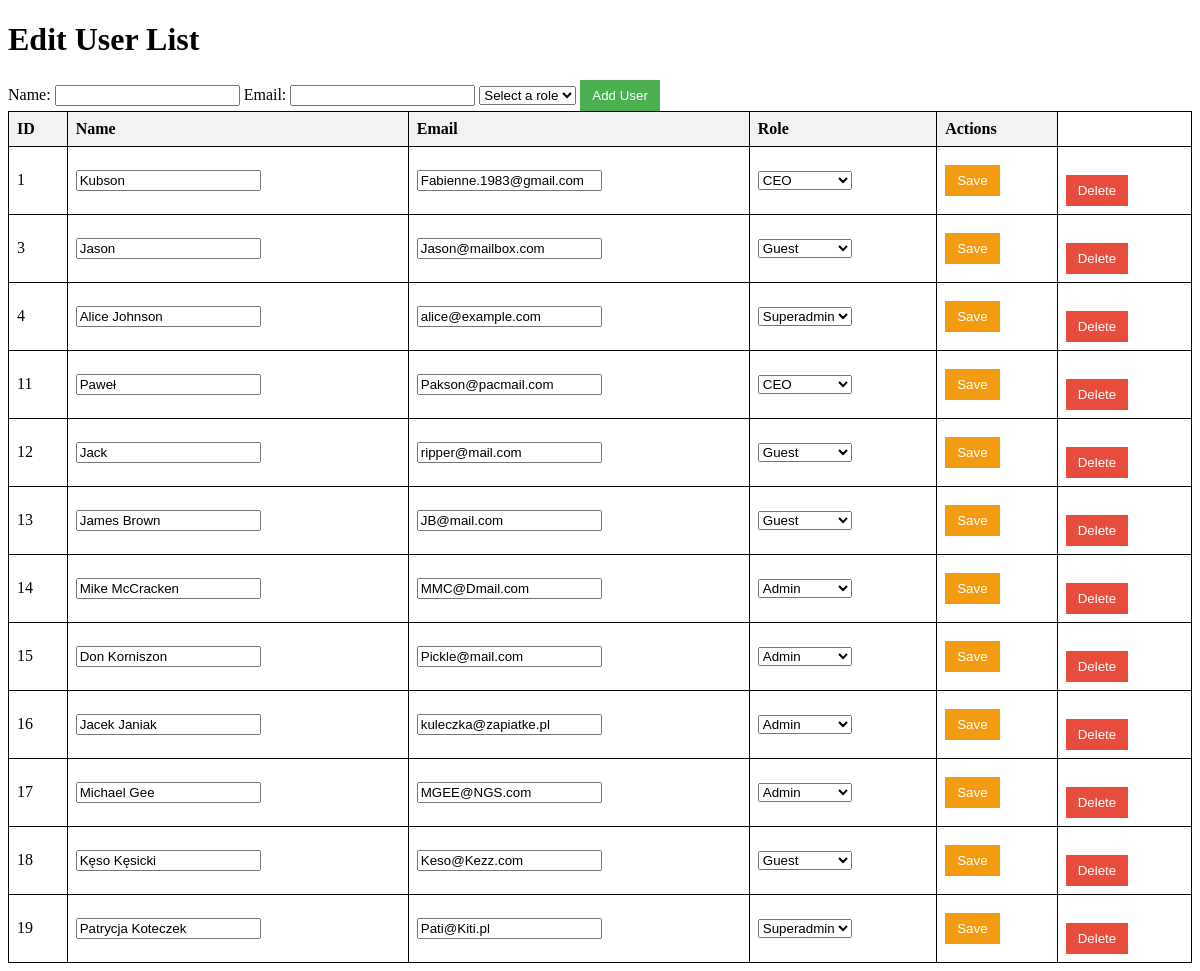
Page /users/edit/ on the earlier database version.
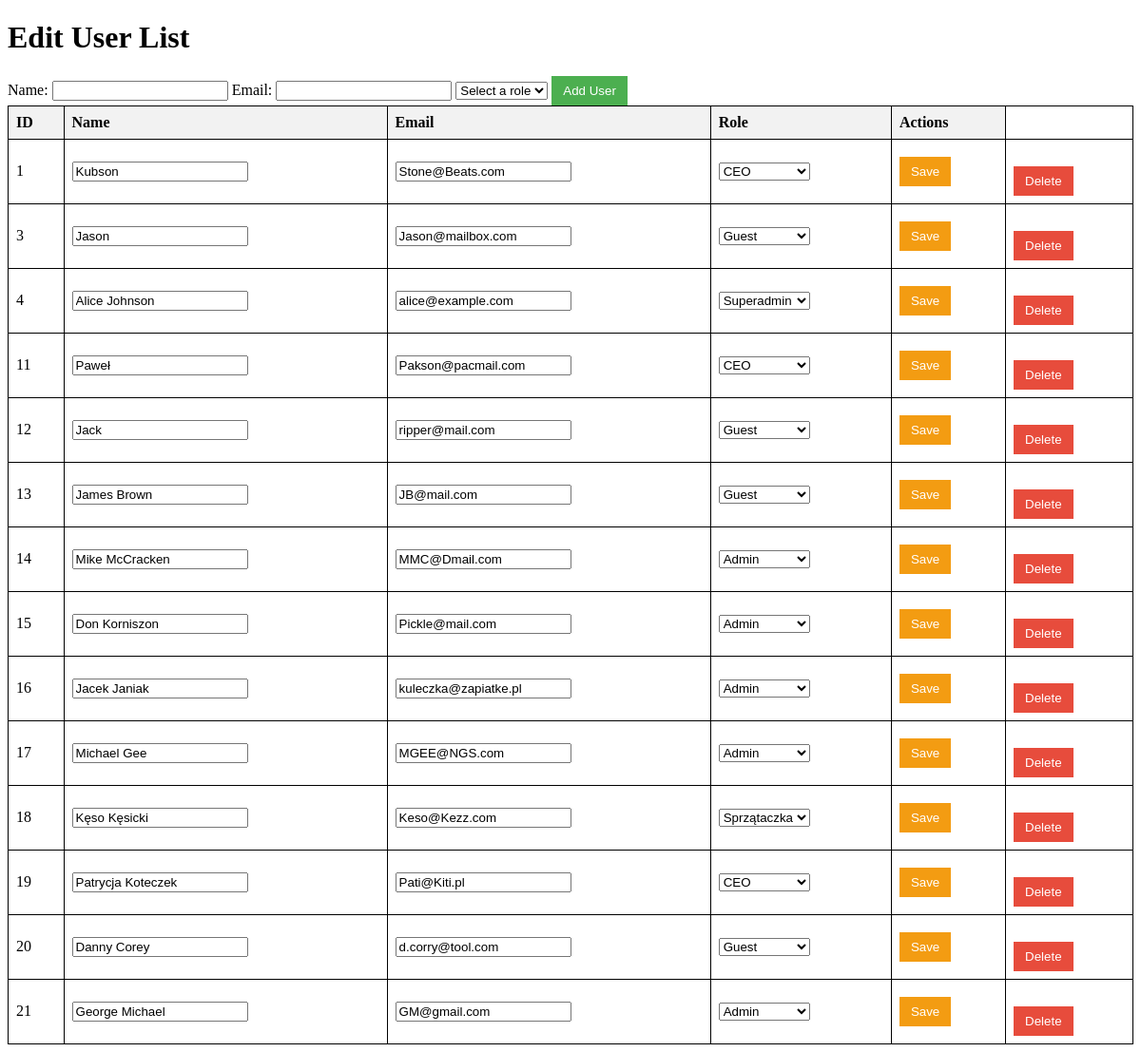
Same page on the later database version.
### myapp/models.py (models this page shows, shortened)
class UserProfile(models.Model):
    name = models.CharField(max_length=100)
    email = models.EmailField(unique=True)
    role = models.ForeignKey(RoleProfile, null=True, \
        blank=True, on_delete=models.SET_NULL)
    eqitem = models.ForeignKey(Equipment, null=True, \
        blank=True, default="", on_delete=models.SET_DEFAULT)

class RoleProfile(models.Model):
    name = models.CharField(max_length=100)

### myapp/views.py (the view, shortened to what this page needs)
# urls.py: path('users/edit/', user_edit_view, name='user-edit'),  # Edit user list page
def user_edit_view(request):
    users = UserProfile.objects.all()
    roles = RoleProfile.objects.all()
    return render(request, 'myapp/user_edit.html',  {'users': users, 'roles': roles})

### myapp/templates/myapp/user_edit.html (shortened to what this page needs)
{% load static %}
<!DOCTYPE html>
<html lan
    <link rel="icon" href="{% static 'favicon.ico' %}" type="image/x-icon">
</head>
<body>
    <h1>Edit User List</h1>
    <form method="POST" action="{% url 'user-edit' %}">
        <label for="name">Name:</label>
        <input type="text" id="name" name="name" required>
        <label for="email">Email:</label>
        <input type="email" id="email" name="email" required>
        <select id="role" name="role">
            <option value="">Select a role</option>
        </select>
        <button type="submit" class="btn">Add User</button>
    </form>
    <table>
        <thead>
            <tr>
                <th>ID</th>
                <th>Name</th>
                <th>Email</th>
                <th>Role</th>
                <th>Actions</th>
            </tr>
        </thead>
        <tbody>
            {% for user in users %}
            <tr>
                <form method="POST" action="{% url 'update-user' user.id %}">
                    <td>{{ user.id }}</td>
                    <td><input type="text" name="name" value="{{ user.name }}" required></td>
                    <td><input type="email" name="email" value="{{ user.email }}" required></td>
                    <td>
                        <select name="role">
                            {% for role in roles %}
                                <option value="{{ role.id }}" {% if user.role and user.role.id == role.id %}selected{% endif %}>
                                    {{ role.name }}
                                </option>
                            {% endfor %}
                        </select>
                    </td>
                    <td>
                        <button type="submit" class="btn btn-edit">Save</button>
                    </td>
                </form>
                <td>
                    <form method="POST" action="{% url 'delete-user' user.id %}">
                        <button type="submit" class="btn btn-danger">Delete</button>
                    </form>
                </td>
            </tr>
            {% empty %}
            <tr>
                <td colspan="5">No users available.</td>
            </tr>
            {% endfor %}
        </tbody>
    </table>
</body>
</html>

Differences in the rows shown:
changed UserProfile "Kubson": email "Fabienne.1983@gmail.com" → "Stone@Beats.com"
changed UserProfile "Kęso Kęsicki": role "Guest" → "Sprzątaczka"
changed UserProfile "Patrycja Koteczek": role "Superadmin" → "CEO"
added UserProfile: id "20", name "Danny Corey", email "d.corry@tool.com", role "Guest"
added UserProfile: id "21", name "George Michael", email "GM@gmail.com", role "Admin"
